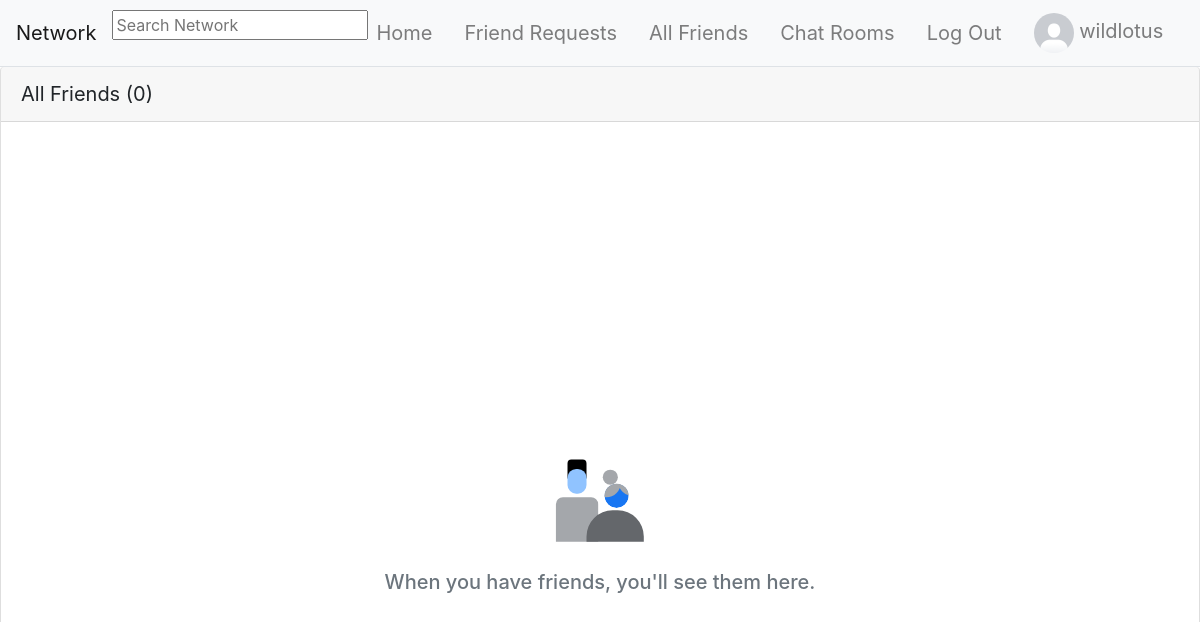
Page /friends (signed in) on the committed database.
### network/models.py (models this page shows, shortened)
class User(AbstractUser):
    pass

class UserProfile(models.Model):
    id = models.UUIDField(primary_key=True, default=uuid.uuid4, editable=False)
    user = models.OneToOneField(User, related_name="profile", on_delete=models.CASCADE)
    bio = models.TextField(default="No Bio...", max_length=101)
    picture = models.ImageField(default="default_profile_image.png")
    friends = models.ManyToManyField(to="self", blank=True, related_name="+", symmetrical=False)
    blocked = models.ManyToManyField(to="self", blank=True, related_name="+", symmetrical=False)

### network/views.py (the view)
# urls.py: path("friends", views.friends, name="friends"),
@login_required
def friends(request):
    try:
        user = request.user.profile
        friends = user.friends.all()
        friend_requests = FriendRequest.objects.filter(
            Q(from_user__in=friends, to_user=user, active=False) | Q(to_user__in=friends, from_user=user, active=False)
        )
        context = {}
        context["friends"] = friend_requests
    except UserProfile.DoesNotExist:
        return JsonResponse({"error": "User profile matching query does not exist."}, status=400)
    return render(request, "network/friends.html", context)

### templates/network/friends.html (shortened to what this page needs)
{% extends "network/layout.html" %} {% load static %}
{% block body %}
<div class="card border-top-0">
    <div class="card-header" style="font-size: 20px;" id="card-header">All Friends (<span
            id="friends_amount">{{request.user.profile.friends.all.count}}</span>)</div>
    {% for friend_request in friends %}
    {% if friend_request.to_user == request.user %}
    <div class="card-header d-flex p-2" id="friend_card_{{ friend_request.id }}">
        <div>
            <a href="{% url 'profile' friend_request.from_user.profile.id %}">
                <img src="{{ friend_request.from_user.profile.picture.url }}" alt="" width="60px" height="60px"
                    style="border-radius: 50%">
                {{ friend_request.from_user }}
            </a>
        </div>
        <div class="d-flex ml-auto align-items-center">
            <button type="button" data-toggle="modal" data-target="#unfriendModal_{{ friend_request.id }}" class="btn btn-secondary"
                style="float: right">Unfriend</button>
        </div>
    </div>
    {% else %}
    <div class="card-header d-flex p-2" id="friend_card_{{ friend_request.id }}">
        <div>
            <a href="{% url 'profile' friend_request.to_user.id %}">
                <img src="{{ friend_request.to_user.picture.url }}" alt="" width="60px" height="60px"
                    style="border-radius: 50%">
                {{ friend_request.to_user.user.username }}
            </a>
        </div>
        <div class="d-flex ml-auto align-items-center">
            <button type="button" data-toggle="modal" data-target="#unfriendModal_{{friend_request.id}}" class="btn btn-secondary"
                style="float: right">Unfriend</button>
        </div>
    </div>
    {% endif %}
    <div class="d-none" id="empty_friends_wrapper">
        <div class="p-2">
            <img src="{% static 'network/images/null_states_people_gray_wash.svg' %}" width="112" height="112" alt="">
        </div>
        <div class="p-2 text-muted">
            <h5>When you have friends, you'll see them here.</h5>
        </div>
    </div>
</div>
<div class="modal fade" id="unfriendModal_{{ friend_request.id }}">
    <div class="modal-dialog modal-dialog-centered">
        <div class="modal-content">
            <div class="modal-header">
                <h4 class="modal-title">
                    {% if friend_request.to_user == request.user %}
                    Unfriend {{ friend_request.from_user.user.username }}
                    {% else %}
                    Unfriend {{ friend_request.to_user.user.username }}
                    {% endif %}
                </h4>
                <button type="button" class="close" data-dismiss="modal" id="close_modal_{{ friend_request.id }}">&times;</button>
            </div>
            <div class="modal-body">
                {% if friend_request.to_user == request.user %}
                Are you sure you want to remove {{ friend_request.from_user.user.username }} as your friend?
                {% else %}
                Are you sure you want to remove {{ friend_request.to_user.user.username }} as your friend?
                {% endif %}
            </div>
            <div class="modal-footer">
                <button type="button" class="btn btn-secondary" data-dismiss="modal">Cancel</button>
                <button type="button" class="btn btn-primary remove_friend_button"
                    data-friend_request_id="{{ friend_request.id }}">Confirm</button>
            </div>
        </div>
    </div>
</div>
{% empty %}
<div class="d-flex align-items-center justify-content-center flex-column min-vh-100">
    <div class="p-2">
        <img src="{% static 'network/images/null_states_people_gray_wash.svg' %}" width="112" height="112" alt="">
    </div>
    <div class="p-2 text-muted">
        <h5 class="text-muted">When you have friends, you'll see them here.</h5>
    </div>
</div>
{% endfor %}
{% endblock %}

### templates/network/layout.html (shortened to what this page needs)
{% load static %}
<!DOCTYPE html>
<html lang="en">
<head>
    <link rel="stylesheet" href="https://stackpath.bootstrapcdn.com/bootstrap/4.4.1/css/bootstrap.min.css">
    <link rel="stylesheet" href="{% static 'network/css/styles.css' %}">
    <link rel="stylesheet" href="https://unpkg.com/@trevoreyre/autocomplete-js/dist/style.css">
</head>
<body>
    <nav class="navbar navbar-expand-lg navbar-light bg-light sticky-top border-bottom">
        <a class="navbar-brand" href="{% url 'index' %}">Network</a>
        {% if request.user.is_authenticated %}
            <div id="autocomplete" class="autocomplete" style="width: 320px;">
                <form action="{% url 'search_results' %}" method="get">
                    <input class="autocomplete-input" id="autocomplete_input" placeholder="Search Network" name="q">
                </form>
            </div>
        {% endif %}
        <div class="collapse navbar-collapse" id="navbarNav">
            <ul class="navbar-nav mx-auto">
                {% if user.is_authenticated %}
                <li class="nav-item">
                    <a class="navbar-brand nav-link" href="{% url 'index' %}">
                        Home
                    </a>
                </li>
                <li class="nav-item">
                    <a class="navbar-brand nav-link" href="{% url 'friend_requests' %}">
                        Friend Requests
                    </a>
                </li>
                <li class="nav-item">
                    <a class="navbar-brand nav-link" href="{% url 'friends' %}">
                        All Friends
                    </a>
                </li>
                <li class="nav-item">
                    <a class="navbar-brand nav-link" href="{% url 'chat:index' %}">
                        Chat Rooms
                    </a>
                </li>
                <li class="nav-item">
                    <a class="navbar-brand nav-link" href="{% url 'account_logout' %}">
                        Log Out
                    </a>
                </li>
                {% endif %}
            </ul>
            {% if user.is_authenticated %}
                <ul class="navbar-nav ml-auto">
                    <a class="nav-link navbar-brand" href="{% url 'profile' request.user.profile.id %}" id="profile">
                        <li class="nav-item">
                            <img src="{{ user.profile.picture.url }}" alt="Logged in Profile Picture" width="40" height="40" style="border-radius: 50%;" id="logged_in_picture">
                            {{ user.username }}
                        </li>
                    </a>
                </ul>
            {% endif %}
        </div>
    </nav>
    <div class="body">
        {% block body %}
        {% endblock %}
    </div>
</body>
</html>

### rows in the picture
User: profile.picture (placeholder picture), username "wildlotus", user.profile.friends.all.count "0"
